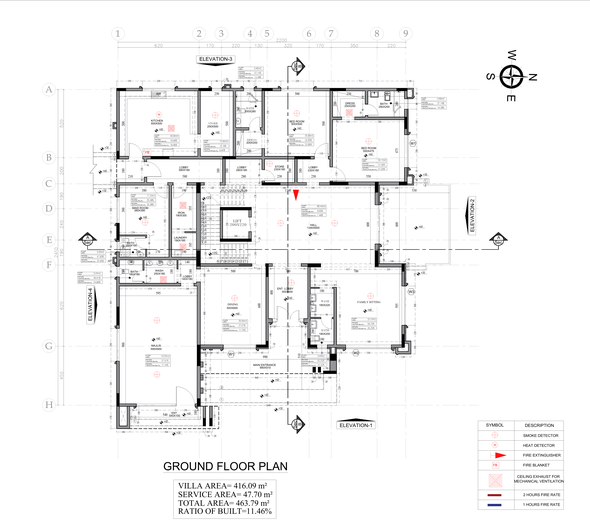
#> input picture resources/images/page_2.png, 590 x 526 px, shrunk from 5313 x 4735 before the run
$ python main.py
#> lines starting #> are read from the running program, lines starting #| are printed output that depends on the picture; after the words box and inside, x2 and y2 are one past the last pixel; in counts of white or black regions, pixels touching at a corner belong together
### src/cv/preprocess.py
import cv2
import os
from datetime import datetime
import base64
import json


def preprocess_image(image_path, output_path=None):
    """
    Preprocess the input image for further processing.

    Steps:
      1. Load the image.
      2. Convert the image to grayscale.
      3. Apply Gaussian blur to reduce noise.
      4. Use adaptive thresholding to create a binary image.

    Args:
      image_path (str): Path to the input image.
      output_path (str, optional): If provided, save the preprocessed image here.

    Returns:
      numpy.ndarray: The preprocessed image.
    """
#> called with image_path = 'resources/images/page_2.png'
    # Load the image from the provided path
    image = cv2.imread(image_path)
#> image is the input picture: shape (526, 590, 3); mean B, G, R 244.1, 244, 244.2
    if image is None:
        raise ValueError(f"Unable to load image from {image_path}")

    # Convert the image to grayscale
    gray = cv2.cvtColor(image, cv2.COLOR_BGR2GRAY)

    # Apply Gaussian blur to reduce noise
    blurred = cv2.GaussianBlur(gray, (5, 5), 0)
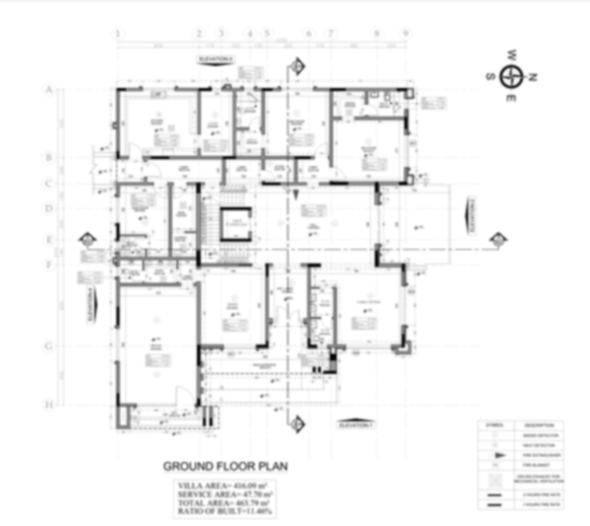
#> blurred: shape (526, 590); min 2, max 255, mean 244.1

    # Apply adaptive thresholding to obtain a binary image
    preprocessed = cv2.adaptiveThreshold(
        blurred, 255, cv2.ADAPTIVE_THRESH_GAUSSIAN_C, cv2.THRESH_BINARY_INV, 11, 2
    )
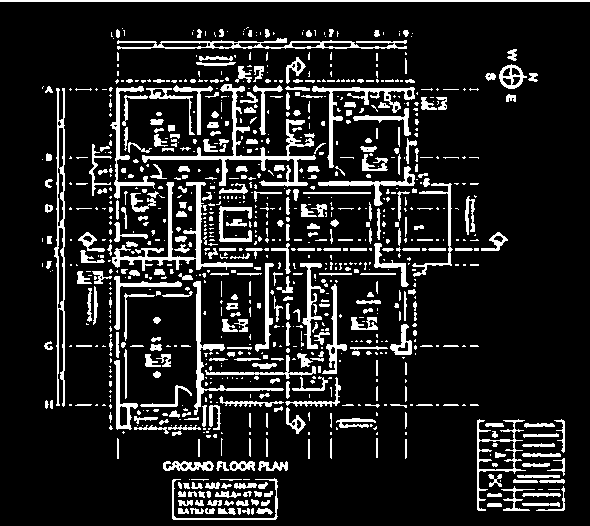
#> preprocessed: shape (526, 590); 13.6% white; 945 white regions (590 under 20 px), largest, box (x1, y1, x2, y2) and area: (142, 84, 316, 187) 2028, (112, 182, 253, 271) 1694, (54, 88, 65, 407) 1419

    # If an output path is specified, save the preprocessed image
    if output_path:
        cv2.imwrite(output_path, preprocessed)

    return preprocessed


# [48 lines that do not run on import are left out]

### main.py
import os
from src.cv.preprocess import preprocess_image


def main():
    # Define the base directory (assuming you run from the project root)
    base_dir = os.getcwd()

    # Path to the input image in the resources/images folder
    resources_dir = os.path.join(base_dir, "resources", "images")
    image_filename = "page_2.png"  # Replace with your actual file name
    image_path = os.path.join(resources_dir, image_filename)

    # Define an output directory for processed images
    output_dir = os.path.join(base_dir, "resources", "processed")
    os.makedirs(output_dir, exist_ok=True)
    output_image_path = os.path.join(output_dir, "preprocessed_page_2.png")

    # Run preprocessing on the input image
    preprocess_image(image_path, output_image_path)

    print("Preprocessing complete. Preprocessed image saved at:", output_image_path)

    # Future steps could be added here:
    # 1. Room detection using OpenCV (from src/cv/plan_detection.py)
    # 2. OCR extraction (from src/ocr/text_extraction.py)
    # 3. LLM/VLM interpretation (from src/llm/analysis.py)
    # 4. Rule checking (from src/rules/check_rules.py)


if __name__ == "__main__":
    main()

$ run again, with resources/images/page_1.png copied over resources/images/page_2.png
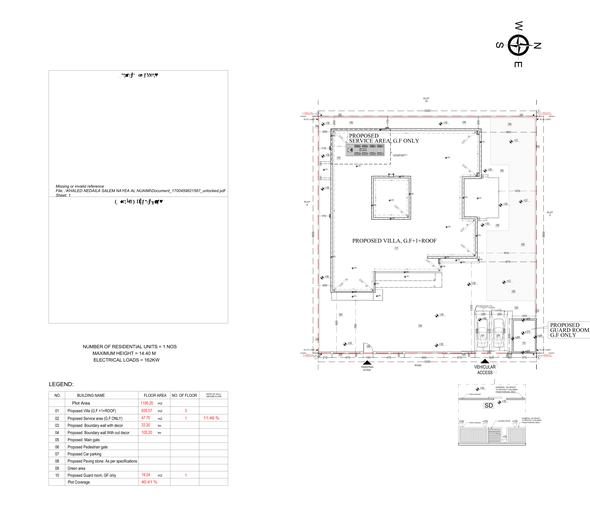
#> input picture resources/images/page_1.png, 590 x 526 px, shrunk from 5313 x 4735 before the run
#> in preprocess_image, image is the input picture: shape (526, 590, 3); mean B, G, R 250.3, 250.3, 250.6
#> in preprocess_image, `preprocessed = cv2.adaptiveThreshold( blurred, 255, cv2.ADAPTIVE_THRES..`:
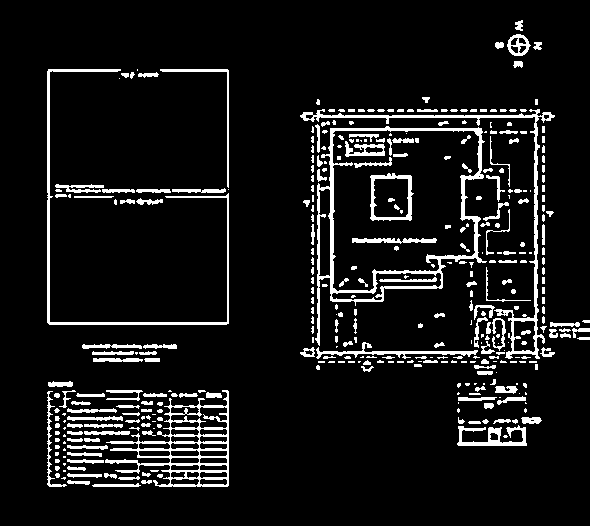
#> preprocessed: shape (526, 590); 8.5% white; 375 white regions (172 under 20 px), largest, box (x1, y1, x2, y2) and area: (315, 126, 487, 346) 3465, (105, 390, 229, 487) 2932, (300, 109, 555, 359) 2196

$ run again, with resources/images/page_10.png copied over resources/images/page_2.png
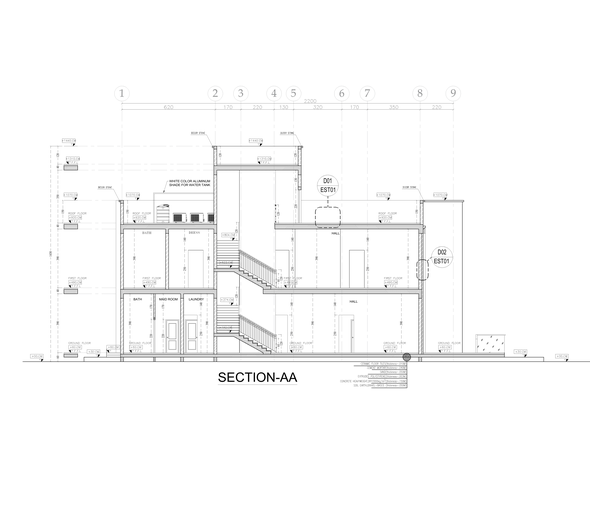
#> input picture resources/images/page_10.png, 590 x 526 px, shrunk from 5313 x 4735 before the run
#> in preprocess_image, image is the input picture: shape (526, 590, 3); mean B, G, R 250.5, 250.5, 250.5
#> in preprocess_image, `preprocessed = cv2.adaptiveThreshold( blurred, 255, cv2.ADAPTIVE_THRES..`:
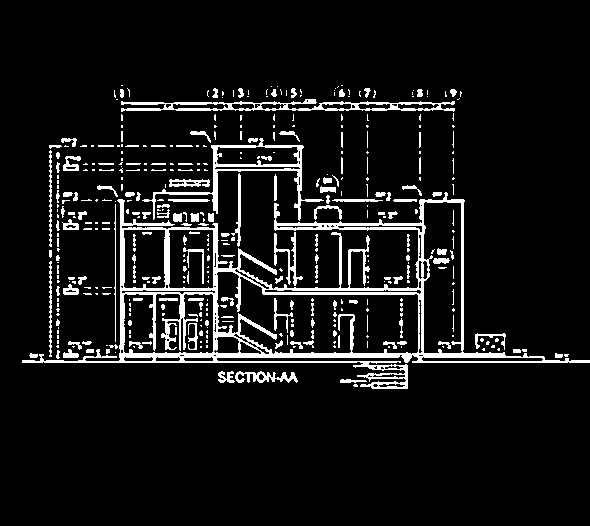
#> preprocessed: shape (526, 590); 8.3% white; 421 white regions (274 under 20 px), largest, box (x1, y1, x2, y2) and area: (22, 192, 590, 389) 12534, (121, 99, 455, 112) 1685, (142, 138, 324, 221) 1628

$ run again, with resources/images/page_11.png copied over resources/images/page_2.png
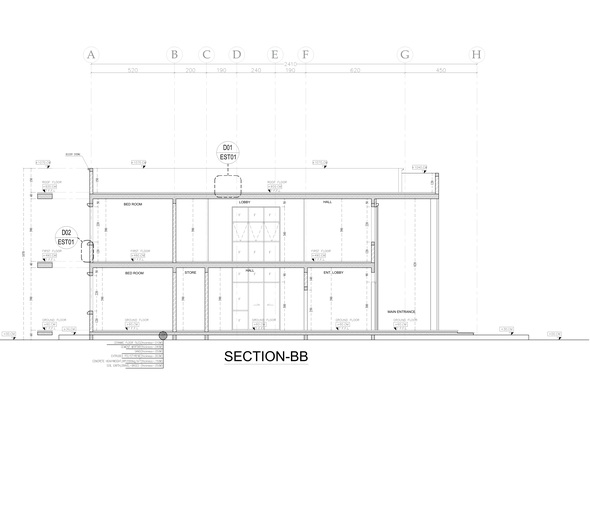
#> input picture resources/images/page_11.png, 590 x 526 px, shrunk from 5313 x 4735 before the run
#> in preprocess_image, image is the input picture: shape (526, 590, 3); mean B, G, R 251.3, 251.3, 251.3
#> in preprocess_image, `preprocessed = cv2.adaptiveThreshold( blurred, 255, cv2.ADAPTIVE_THRES..`:
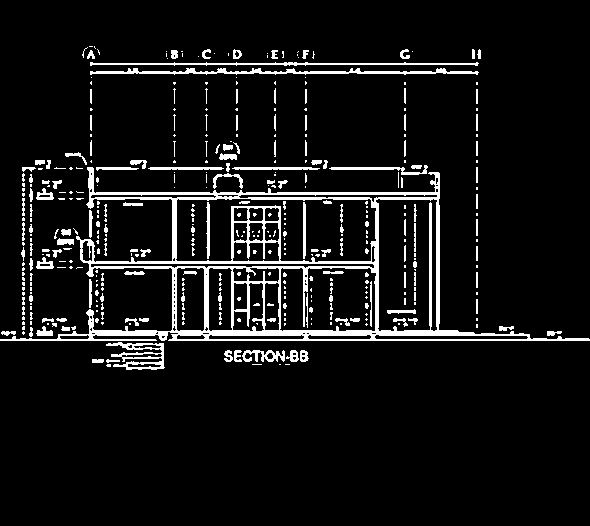
#> preprocessed: shape (526, 590); 7.7% white; 416 white regions (280 under 20 px), largest, box (x1, y1, x2, y2) and area: (0, 167, 590, 341) 12213, (90, 68, 479, 75) 1206, (90, 62, 479, 66) 818
